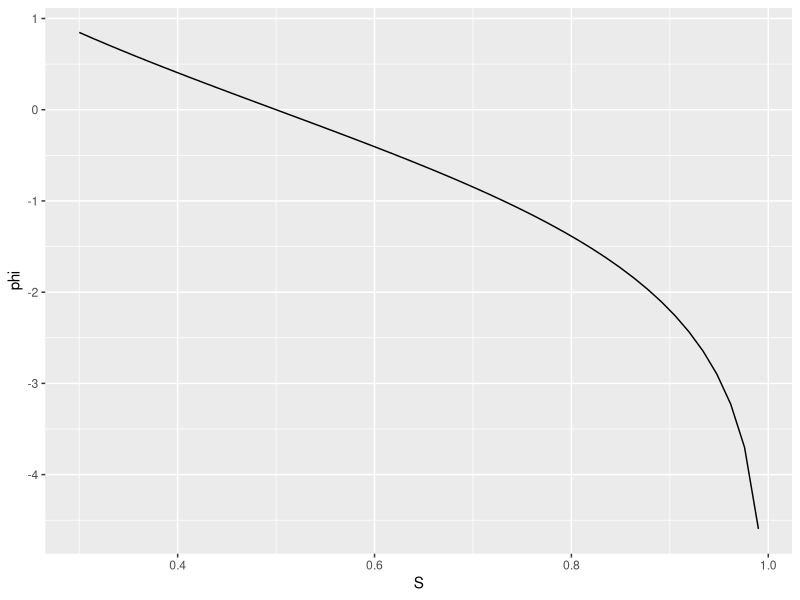
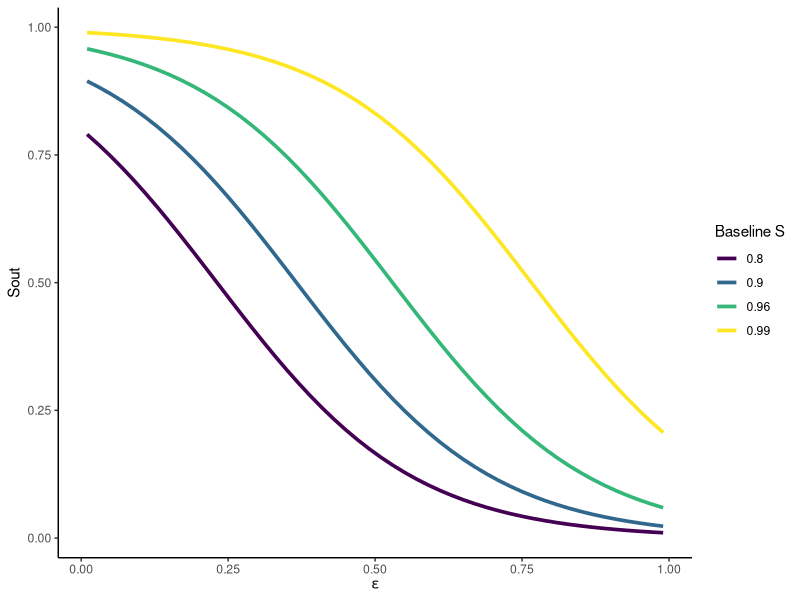

Here is the R script that generated these plots, in order: (Note: this script raises an error after producing the figures.)
library(tidyverse)
library(here)

# trying to understand shape of survival functions

foo1 <- function(S) log(1/S-1) # eq. B.6b in Appendix X

foo1(0.96)
test <- tibble(S=seq(0.3,0.99,length.out=50)) %>% 
  mutate(phi=foo1(S))
glimpse(test)

test %>% ggplot(aes(S,phi))+geom_line()

foo2 <- function(eps,S,sig){ # eq. B.6a in Appendix X
  1/(1+exp(foo1(S)+eps*sig))
}

test2 <- crossing(eps=seq(0.01,0.99,length.out=50),S=c(0.8,0.9,0.96,0.99)) %>% 
  mutate(Sout=foo2(eps,S,sig=6))
glimpse(test2)

test2 %>% ggplot(aes(eps,Sout,color=ordered(S)))+geom_line(linewidth=1.25)+theme_classic()+labs(color="Baseline S",x=expression(epsilon))


#######################
Code="B2F2";SensCase="BC";StochSopt=1;StrayBase=0;IAmat=8;SA=0.96;SC=0.8;TimeLag=0;DensDepOpt=0;
SF=c(1,1,1,1,1,1); YrSDevs=1995;
SigmaDevS=6;SigmaDevF=0.01;WithMirror=1;Yr1=1970;Yr2=2023;
AddCV=F;MixWeights=c(1,1);CatchSer="B";AllPlots=F;DoBoot=F;
ByCatchFile="BycatchActual_2024_04_24.csv";
WghtTotal=1;Idirichlet=1;MaxN=100;seed=19101;
SetNew=0;Init=NULL; envOpt="varK"


#### 
# Gradient checking
fit$par
model$gr(fit$par)

### Pulling a result
obj <- read_rds(here('Diags','B2F2 direct','B2F2BC.rds'))
sdr <- obj$sdfixed
